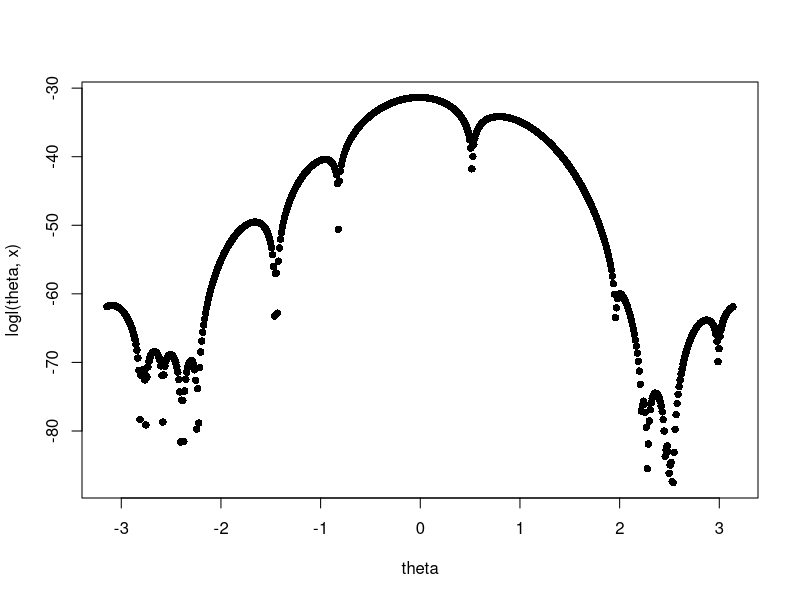
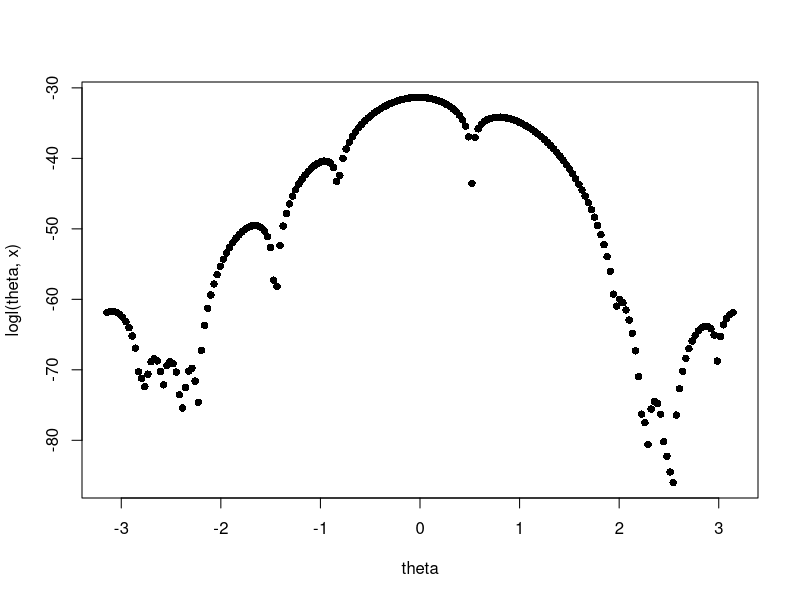

Here is the R script that generated these plots, in order:
## ---- chunk 1

#Method of moments (Gamma dist)
#Our estimates are for shape and scale and are based off the cats$Hwt actual data
#(a)optim() by default will minimize the targets. To get the maximum we simply return
#the negative
#(b)the estimate is 20.297 for shape, and 0.524 for scale
#(c)the log liklihood is 19887.99 and the gradient is 55
#Note I needed to surpress warning because I was getting negative standard deviations

library(MASS)
data("cats", package="MASS")

gamma_est = function(data) {
  avg = mean(data)
  vari = var(data)
  scale = vari / avg
  shape = avg / scale
  return(c(shape = shape, scale = scale))
  
  
}

g_logl <- function(input) {
	answer= suppressWarnings(sum(dgamma(cats$Hwt, shape = input[1], scale = input[2], log = TRUE)))
	return(-answer)
}

theta0 = gamma_est(cats$Hwt)
optim(theta0, g_logl)
sum(dgamma(cats$Hwt, shape = 20.297, scale = .0524, log = TRUE))*-1

## ---- chunk 2

make.gamma.loglike <- function(x) {
	g_logl <- function(input) {
		return(sum(dgamma(x, shape = input[1], scale = input[2], log = TRUE)))
	}
	return(g_logl)	
}

make.gamma.loglike(cats$Hwt)
## ---- chunk 3

#This function calls on the last function but also uses optim to get our desired values
#we can put the answers we want in a vector

gamma.mle = function(x) {
  answer = optim(theta0, g_logl)
  return(c(answer$par[1], answer$par[2]))
  
}

gamma.mle(cats$Hwt)

## ---- chunk 4

#in homework 4 we used method of moments to get estimates for shape and scale followed by
#generating a random gamma with 10000 means with inputs from MOM
#instead we can just call gamma.mle and pass it into the rgamma.
#essentially instead of just pluggin in the values we want from MOM we call our function to get the mle estimates

rand_gam = rgamma(seq(1:10000), shape = gamma.mle(cats$HWt)[1], scale = gamma.mle(cats$Hwt)[2])


## ---- chunk 5

#the code for standard error was pulled from HW #4
#again when calling for the est.se we call on our gamma.mle function to pass in
#the mle estimations for shape and scale
#the results are similar to before

row_1 = c()
row_2 = c()

gamma.est.sim= function(shape, scale, n, B) {
  raw_data = rgamma(seq(1,B,1), shape = shape, scale = scale)
  for(mean in raw_data) {
    value_1 = mean / scale
    row_1 = c(row_1, value_1)
    value_2 = mean / shape
    row_2 = c(row_2, value_2)
  }
  
  return(rbind(row_1,row_2))
  
}

gamma.est.se = function(shape, scale, n, B) {
  shape_error = sd(gamma.est.sim(shape, scale, n, B)[1,])
	scale_error = sd(gamma.est.sim(shape, scale, n, B)[2,])
	return(c(shape_error, scale_error))
}

gamma.est.se(shape = gamma.mle(cats$HWt)[1], scale = gamma.mle(cats$Hwt)[2],100,10000)

## ---- chunk 6

remove_one = function (x) {
  for(i in 1:length(x))
    avg = mean(x[-i])
    return(avg)
    
    
}

jackknifed.means = c()
remove_one = function (data) {
  for(i in 1:length(data))
    jackknifed.means[i] <<- mean(data[-i])
    
}

remove_one(cats$Hwt)



## ---- chunk 7



g_mle_jack = function(x) {
	n = length(x)
	jack_est_shape = c()
	jack_est_scale = c()
	jack_est = matrix(0, n, ncol=2)
	for (i in 1:n) {
		moms = gamma_est(x[-i])
		logl = make.gamma.loglike(x[-i]) 
		jack_est[i,] = gamma.mle(x)
	
	}
	jack_vari <- ((n-1)^2/n)*apply(jack_est, 2, var)
	jack_se <- sqrt(jack_vari)
	return(jack_est)
}

#g_mle_jack(jackknifed.means)


## ---- chunk 8


#I'm getting 0 0  for the standard errors because when I iterate through the length of the list each 
#shape and scale are the same
#this is odd because in the means I have different values
#I have a bug in my code that I can't comprehend

## ---- chunk 9

#I'm going to answer this question not based on my data above because intuitively I know they
#should be close to one another, but they should not be the same
#and I dont think that my jackknife values are correct
#i've just worked on this same bug for so long I need to move on

## ---- chunk 10

#I tried making the sequence from -pi to pi but it wouldn't work unless i first named pi which is
#my first line of code here
#note: I am using the outer function here to create a pseudo vector from -pi to pi so that we can
#graph this function using apply
#if i didn't do this the plot would only yield a single number
#I tried something like " answer <- log((1-cos(x-[-pi:pi]))/(2*pi)) " but failed"


pi = 22/7

logl <- function (theta,x) {
  x <- outer(x, theta, "-")
  answer <- log((1-cos(x))/(2*pi))
  apply(answer, 2, sum)
}

x=c(3.91,4.85,2.28,4.06,3.70,4.04,5.46,3.53,2.28,1.96,2.53,3.88,2.22,3.47,4.82,2.46,2.99,2.54,0.52,2.50)

theta=seq(-pi,pi, by=0.01)  

plot(theta, logl(theta,x), pch=16)

## ---- chunk 11

#Here we need to find the first 2 moments and we can use the above function "logl" to help

avg = mean(logl(theta,x))
avg

sd = sd(logl(theta,x))
sd

## ---- chunk 12

#I took a try and trying to code newtons method but could not get it to work in the end

newton <- function (func, step_size = .5, itmax = 100){
  i <- 1
  tries = c()
  att = 10 #initial guess
  tries = c(tries, att) #vector of all tried guesses
  while(i < itmax){ #ensures it doesn't run forever
    att = optim(gamma_est(logl), logl)$counts[1] #extract gradient from optim
    if (abs(att-tries[i]) < step_size) break #if step size gets tiny, then stop
    i = i + 1 #count
    tries[i] <-  att #next try is new attempt
  }
  tries[seq(i)]
}

#newton(logl(theta,x)) #calling my broken function with logl to try and find where theta converges
## ---- chunk 13

#my newton function does not work but i can write a little code to break the logl into 200 pieces

pi = 22/7

logl <- function (theta,x) {
  x <- outer(x, theta, "-")
  answer <- log((1-cos(x))/(2*pi))
  apply(answer, 2, sum)
}

x=c(3.91,4.85,2.28,4.06,3.70,4.04,5.46,3.53,2.28,1.96,2.53,3.88,2.22,3.47,4.82,2.46,2.99,2.54,0.52,2.50)

theta=seq(-pi, pi, length.out = 200) 

plot(theta, logl(theta,x), pch=16)

#newton(logl(theta,x))


## ---- chunk 14

#I wasn't able to complete the code to make the newton algorithm run so I'm stuck here

